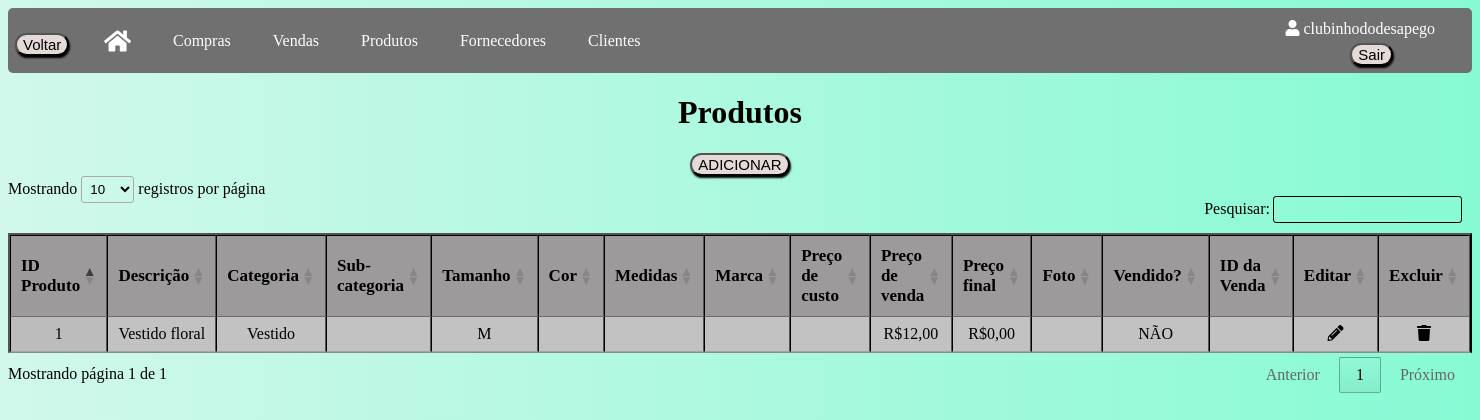
The page /produtos (signed in) on the database as committed earlier.
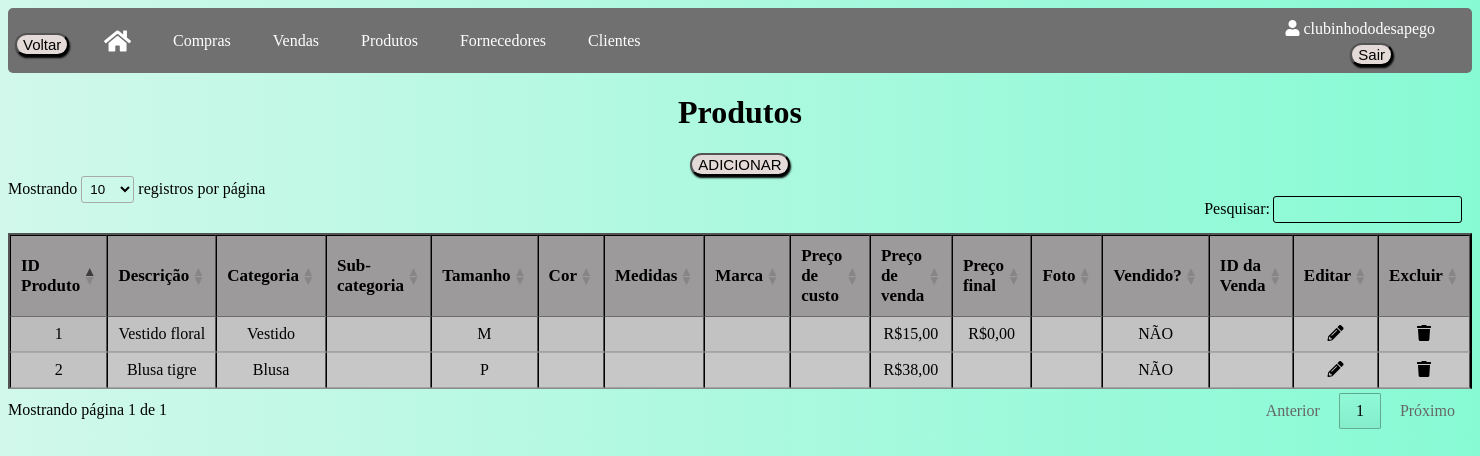
The same page on the database as committed later.
### app/models/tables.py (models this page shows, shortened)
class Usuario(db.Model, UserMixin):
    __tablename__ = "usuarios"
    id = db.Column(db.Integer, primary_key=True, autoincrement=True)
    nome_brecho = db.Column(db.String(100))
    email = db.Column(db.String(84), unique=True)
    usuario = db.Column(db.String(80), unique=True)
    senha = db.Column(db.String(128))
    clientes = db.relationship("Cliente", backref="usuario")
    produtos = db.relationship("Produto", backref="usuario")
    fornecedores = db.relationship("Fornecedor", backref="usuario")
    compras = db.relationship("Compra", backref="usuario")
    vendas = db.relationship("Venda", backref="usuario")

class Produto(db.Model):
    __tablename__ = "produtos"
    id = db.Column(db.Integer, primary_key=True, autoincrement=True)
    descricao = db.Column(db.String(120))
    categoria = db.Column(db.String(80))
    sub_categoria = db.Column(db.String(80))
    tamanho = db.Column(db.String(30))
    cor = db.Column(db.String(30))
    medidas = db.Column(db.Integer)
    marca = db.Column(db.String(80))
    preco_custo = db.Column(db.Float)
    preco_venda = db.Column(db.Float)
    preco_final = db.Column(db.Float)
    foto = db.Column(db.LargeBinary)
    vendido = db.Column(db.Boolean, default=False)
    id_usuario = db.Column(db.Integer, db.ForeignKey('usuarios.id'))
    vendas = db.relationship('Venda', secondary=produtos_vendas, back_populates='produtos')

### app/default.py (the view)
@login_required
@app.route("/produtos", methods=['GET', 'POST'])
def produtos():
    produtos = Produto.query.filter_by(id_usuario=current_user.id).all()
    return render_template("produtos.html", produtos=produtos, formatar_preco=formatar_preco)

### app/default.py (called while the page is built)
@login_manager.user_loader
def load_user(id_usuario):
    return Usuario.query.get(int(id_usuario))

def formatar_preco(valor):
    if valor is not None:
        return 'R${:,.2f}'.format(valor).replace(',', ';').replace('.', ',').replace(';', '.')
    return None

### app/templates/produtos.html (shortened to what this page needs)
<!DOCTYPE html>
<html lang="en">
<head>
    <link rel="stylesheet" type="text/css" href="{{ url_for('static', filename='css/vendas.css') }}">
    <link rel="stylesheet" href="https://cdnjs.cloudflare.com/ajax/libs/font-awesome/5.15.3/css/all.min.css">
    <link rel="stylesheet" type="text/css" href="https://cdn.datatables.net/1.11.5/css/jquery.dataTables.min.css">
</head>
<body>
    <div class="usuario-logado"><i class="fas fa-user"></i> {{ current_user.usuario }}</div>
    <div class="logout">
        <form method="POST" action="{{ url_for('logout') }}">
            <button class="button" type="submit">Sair</button>
        </form>
    </div>
    <div class="navbar">
        <button onclick="window.history.back()" class="button button_voltar">Voltar</button>
        <a href="/home"><i class="fas fa-home icone-casa"></i></a>
        <a href="/compras">Compras</a>
        <a href="/vendas">Vendas</a>
        <a href="/produtos">Produtos</a>
        <a href="/fornecedores">Fornecedores</a>
        <a href="/clientes">Clientes</a>
    </div>
    <h1 class="titulo">Produtos</h1>
    <button class="button"><a href="produtoscadastro">ADICIONAR</a></button>
    <table id="tabelaProdutos" class="tabela display" border="2">
        <thead>
            <tr>
                <th>ID Produto</th>
                <th>Descrição</th>
                <th>Categoria</th>
                <th>Sub-categoria</th>
                <th>Tamanho</th>
                <th>Cor</th>
                <th>Medidas</th>
                <th>Marca</th>
                <th>Preço de custo</th>
                <th>Preço de venda</th>
                <th>Preço final</th>
                <th>Foto</th>
                <th>Vendido?</th>
                <th>ID da Venda</th>
                <th>Editar</th>
                <th>Excluir</th>
            </tr>
        </thead>
        <tbody>
            {% for produto in produtos %}
            <tr>
                <td>{{ produto.id }}</td>
                <td>{{ produto.descricao }}</td>
                <td>{{ produto.categoria }}</td>
                <td>{{ produto.sub_categoria }}</td>
                <td>{{ produto.tamanho }}</td>
                <td>{{ produto.cor }}</td>
                <td>{{ produto.medidas }}</td>
                <td>{{ produto.marca }}</td>
                <td>
                </td>
                <td>
                    {% if produto.preco_venda is not none %}
                        {{ formatar_preco(produto.preco_venda) }}
                    {% endif %}
                </td>
                <td>
                    {% if produto.preco_final is not none %}
                        {{ formatar_preco(produto.preco_final) }}
                    {% endif %}
                </td>
                <td>
                </td>
                <td>
                    {% if produto.vendido %}
                        SIM
                    {% else %}
                        NÃO
                    {% endif %}
                </td>
                <td>
                </td>
                <td>
                    <a href="/editarprodutos/{{ produto.id }}">
                    <div class="icon-container"><i class="fas fa-pencil-alt"></i></div>
                    </a>
                </td>
                <td>
                    <a href="/excluirprodutos/{{ produto.id }}" class="excluir-produto" data-id="{{ produto.id }}" data-confirm="Tem certeza de que deseja excluir este produto?">
                        <div class="icon-container"><i class="fas fa-trash"></i></div>
                    </a>
                </td>
            </tr>
            {% endfor %}
        </tbody>
    </table>
</body>
</html>

### app/static/css/vendas.css (style rules this page uses)
body { background: linear-gradient(to right, #d1f8eb, #87fad4); }
.usuario-logado { position: absolute; top: 20px; right: 45px; color: white; }
.logout { position: absolute; top: 43px; right: 87px; }
.button_voltar { position: absolute; top: 33px; left: 15px; }
.button { margin-bottom: 20px; font-size: 15px; margin-bottom: 13px; display: block; margin: 0 auto; background-color: #e4dbd9; cursor: pointer; transition: background-color 0.3s ease; border-radius: 20px; box-shadow: 1px 2px 2px black; }
.navbar { overflow: hidden; background-color: #707070; height: 65px; border-radius: 5px; }
.navbar a { float: left; display: flex; align-items: center; color: white; text-align: center; padding: 0px 16px; text-decoration: none; height: 100%; margin-left: 80px; margin-right: -70px; }
.icone-casa { font-size: 24px; }
.titulo { text-align: center; }
.tabela { border-collapse: collapse; width: 100%; text-align: center; background-color: #c7c7c7; margin-top: 50px; border-color: black; }
th { font-size: 17px; background-color: #9c9a9a; }
a { text-decoration: none; color: #000; }

Rows that differ between the two databases and show on the page:
changed Produto "Vestido floral": preco_venda "R$12,00" → "R$15,00"
added Produto: id "2", descricao "Blusa tigre", categoria "Blusa", tamanho "P", preco_venda "R$38,00", vendido "NÃO"
